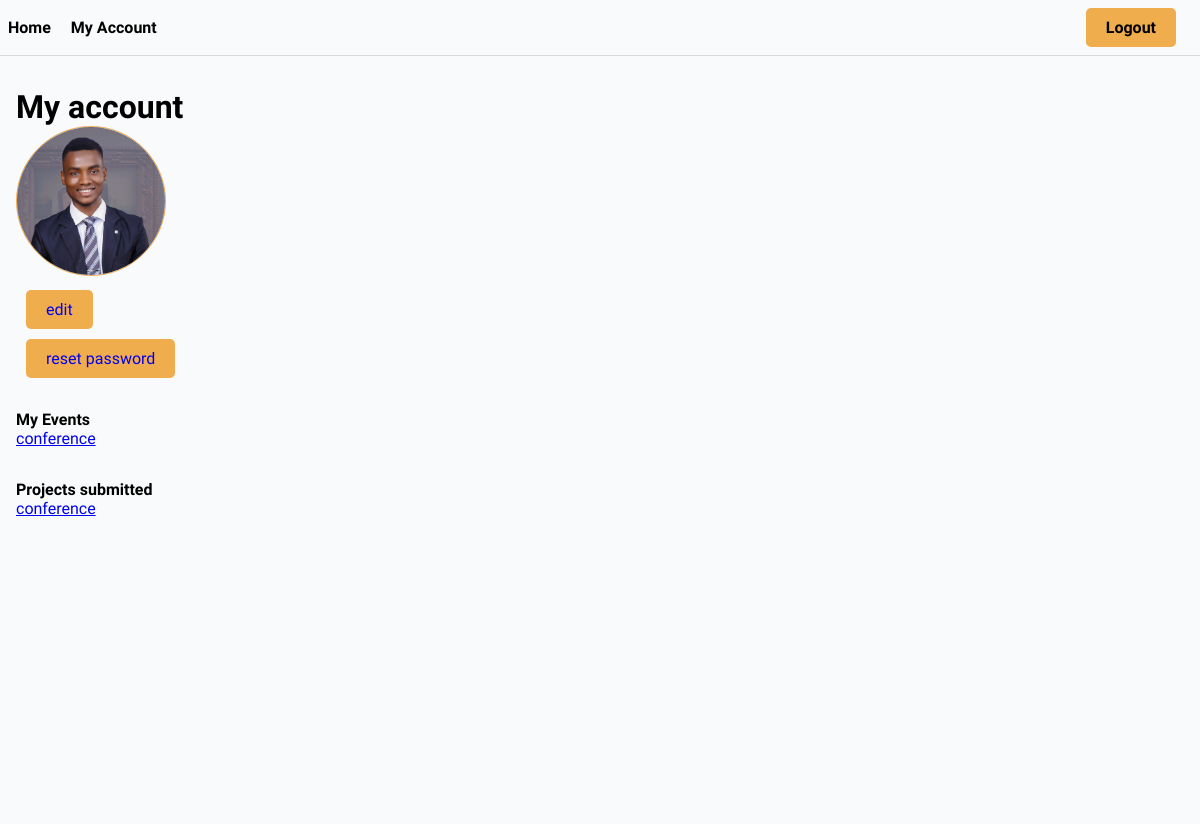
The page /user/my-account/ (signed in) on the database its author committed.
### users/models.py (models this page shows, shortened)
class User(AbstractUser):
    username = models.CharField(max_length=100, null=True, blank=True)
    name = models.CharField(max_length=100)
    email = models.EmailField(unique=True)
    bio = models.TextField(null= True, blank=True)
    hackthon_participant = models.BooleanField(default=True, null=False)
    avatar = ResizedImageField(size = [200, 200] ,default = 'avatars/profile.jpeg', null=True)
    id = models.UUIDField(primary_key=True, editable=False, unique=True, default=uuid.uuid4)
    USERNAME_FIELD = 'email' #makes username exempted
    REQUIRED_FIELDS = ['username']    #a must use when you use USERNAME_FIELD

### core/models.py (models this page shows, shortened)
class Event(models.Model):
    name = models.CharField(max_length=200)
    description = models.TextField( null=True, blank=True)
    participants = models.ManyToManyField(User, blank=True, related_name='events')
    start_date = models.DateTimeField(null=True)
    end_date = models.DateTimeField(null=True)
    registration_deadline = models.DateTimeField(null=True)
    updated = models.DateTimeField(auto_now=True)
    created = models.DateTimeField(auto_now_add=True)
    id = models.UUIDField(primary_key=True, editable=False, unique=True, default=uuid.uuid4)

class Submission(models.Model):
    participant = models.ForeignKey(User, on_delete = models.SET_NULL, null=True, related_name="submissions")
    event = models.ForeignKey(Event, on_delete=models.SET_NULL, null=True)
    details = models.TextField(null=True, blank=True)
    id = models.UUIDField(primary_key=True, editable=False, unique=True, default=uuid.uuid4)

### users/views.py (the view, shortened to what this page needs)
# urls.py: path('my-account/', Account.as_view(), name="account"),
class Account(View):
    def get(self, request):
        context = {}
        return render(request, 'users/account.html', context)

### templates/users/account.html (shortened to what this page needs)
{% extends 'base.html' %}
{% block content %}
<div class="section">
    <h1>My account</h1>
    {% if user.avatar %}
        <img class="avatar-lg" src="{{user.avatar.url}}" alt="">
    {% endif %}
    <a href="{% url 'edit-account' %}" class="btn btn-warning">edit</a>
    <a href="#" class="btn btn-warning">reset password</a>
</div>
<div class="section">
    <h4>My Events</h4>
    {% for e in user.events.all %}
    <a href="{% url 'event' e.id %}">{{e.name}}</a><br>
    {% empty %}
   <p>You have not registered for any event!</p>
    {% endfor %}
</div>
<div class="section">
    <h4>Projects submitted</h4>
    {% for sub in user.submissions.all %}
    <a href="{% url 'update-submission' sub.id %}">{{sub.event.name}}</a><br>
    {% empty %}
    <p>You haven't made any project submission yet!</p>
    {% endfor %}
</div>
{% endblock content %}

### static/css/main.css (style rules this page uses)
* { padding: 0; margin: 0; box-sizing: border-box; font-family: 'Readex Pro'; background-color: rgb(249, 250, 251); }
body { width: 100%; }
.avatar-lg { width: 150px; height: 150px; object-fit: cover; border-radius: 50%; border: #f0ad4e 1px solid; }
.btn { padding: 10px 20px; border-radius: 5px; background-color: rgb(204, 204, 204); text-decoration: none; display: block; width: fit-content; margin: 10px; }
.btn-warning { background-color: #f0ad4e; }
.section { margin: 2em 0; }

### rows shown on the page
User: avatar (picture)
Event: name "conference"
Submission: event.name "conference"
